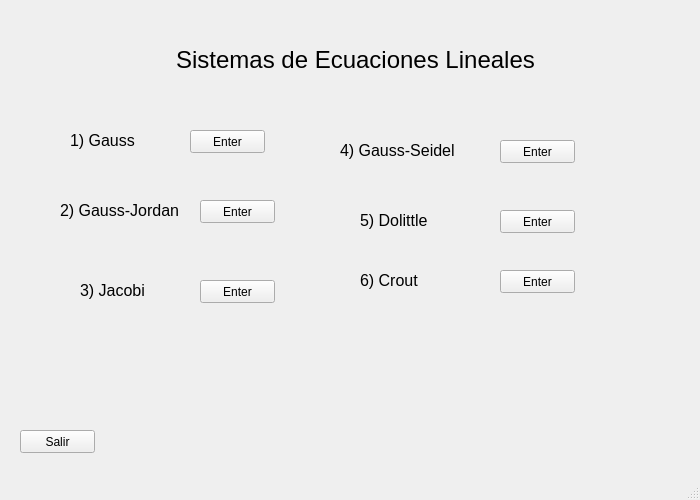
<?xml version="1.0" encoding="UTF-8"?>
<ui version="4.0">
 <class>menuSEL</class>
 <widget class="QMainWindow" name="menuSEL">
  <property name="geometry">
   <rect>
    <x>0</x>
    <y>0</y>
    <width>700</width>
    <height>500</height>
   </rect>
  </property>
  <property name="windowTitle">
   <string>MainWindow</string>
  </property>
  <widget class="QWidget" name="centralwidget">
   <widget class="QLabel" name="label_2">
    <property name="geometry">
     <rect>
      <x>170</x>
      <y>20</y>
      <width>371</width>
      <height>81</height>
     </rect>
    </property>
    <property name="text">
     <string>&lt;html&gt;&lt;head/&gt;&lt;body&gt;&lt;p align=&quot;center&quot;&gt;&lt;span style=&quot; font-size:18pt;&quot;&gt;Sistemas de Ecuaciones Lineales&lt;/span&gt;&lt;/p&gt;&lt;/body&gt;&lt;/html&gt;</string>
    </property>
   </widget>
   <widget class="QPushButton" name="pushButton">
    <property name="geometry">
     <rect>
      <x>20</x>
      <y>430</y>
      <width>75</width>
      <height>23</height>
     </rect>
    </property>
    <property name="text">
     <string>Salir</string>
    </property>
   </widget>
   <widget class="QLabel" name="label_3">
    <property name="geometry">
     <rect>
      <x>70</x>
      <y>120</y>
      <width>71</width>
      <height>41</height>
     </rect>
    </property>
    <property name="text">
     <string>&lt;html&gt;&lt;head/&gt;&lt;body&gt;&lt;p&gt;&lt;span style=&quot; font-size:12pt;&quot;&gt;1) Gauss&lt;/span&gt;&lt;/p&gt;&lt;/body&gt;&lt;/html&gt;</string>
    </property>
   </widget>
   <widget class="QLabel" name="label_4">
    <property name="geometry">
     <rect>
      <x>60</x>
      <y>190</y>
      <width>121</width>
      <height>41</height>
     </rect>
    </property>
    <property name="text">
     <string>&lt;html&gt;&lt;head/&gt;&lt;body&gt;&lt;p&gt;&lt;span style=&quot; font-size:12pt;&quot;&gt;2) Gauss-Jordan&lt;/span&gt;&lt;/p&gt;&lt;/body&gt;&lt;/html&gt;</string>
    </property>
   </widget>
   <widget class="QLabel" name="label_5">
    <property name="geometry">
     <rect>
      <x>80</x>
      <y>270</y>
      <width>71</width>
      <height>41</height>
     </rect>
    </property>
    <property name="text">
     <string>&lt;html&gt;&lt;head/&gt;&lt;body&gt;&lt;p&gt;&lt;span style=&quot; font-size:12pt;&quot;&gt;3) Jacobi&lt;/span&gt;&lt;/p&gt;&lt;/body&gt;&lt;/html&gt;</string>
    </property>
   </widget>
   <widget class="QLabel" name="label_6">
    <property name="geometry">
     <rect>
      <x>340</x>
      <y>130</y>
      <width>121</width>
      <height>41</height>
     </rect>
    </property>
    <property name="text">
     <string>&lt;html&gt;&lt;head/&gt;&lt;body&gt;&lt;p&gt;&lt;span style=&quot; font-size:12pt;&quot;&gt;4) Gauss-Seidel&lt;/span&gt;&lt;/p&gt;&lt;/body&gt;&lt;/html&gt;</string>
    </property>
   </widget>
   <widget class="QLabel" name="label_7">
    <property name="geometry">
     <rect>
      <x>360</x>
      <y>200</y>
      <width>81</width>
      <height>41</height>
     </rect>
    </property>
    <property name="text">
     <string>&lt;html&gt;&lt;head/&gt;&lt;body&gt;&lt;p&gt;&lt;span style=&quot; font-size:12pt;&quot;&gt;5) Dolittle&lt;/span&gt;&lt;/p&gt;&lt;/body&gt;&lt;/html&gt;</string>
    </property>
   </widget>
   <widget class="QLabel" name="label_8">
    <property name="geometry">
     <rect>
      <x>360</x>
      <y>260</y>
      <width>81</width>
      <height>41</height>
     </rect>
    </property>
    <property name="text">
     <string>&lt;html&gt;&lt;head/&gt;&lt;body&gt;&lt;p&gt;&lt;span style=&quot; font-size:12pt;&quot;&gt;6) Crout&lt;/span&gt;&lt;/p&gt;&lt;/body&gt;&lt;/html&gt;</string>
    </property>
   </widget>
   <widget class="QPushButton" name="pushButton_2">
    <property name="geometry">
     <rect>
      <x>190</x>
      <y>130</y>
      <width>75</width>
      <height>23</height>
     </rect>
    </property>
    <property name="text">
     <string>Enter</string>
    </property>
   </widget>
   <widget class="QPushButton" name="pushButton_3">
    <property name="geometry">
     <rect>
      <x>200</x>
      <y>200</y>
      <width>75</width>
      <height>23</height>
     </rect>
    </property>
    <property name="text">
     <string>Enter</string>
    </property>
   </widget>
   <widget class="QPushButton" name="pushButton_4">
    <property name="geometry">
     <rect>
      <x>200</x>
      <y>280</y>
      <width>75</width>
      <height>23</height>
     </rect>
    </property>
    <property name="text">
     <string>Enter</string>
    </property>
   </widget>
   <widget class="QPushButton" name="pushButton_5">
    <property name="geometry">
     <rect>
      <x>500</x>
      <y>140</y>
      <width>75</width>
      <height>23</height>
     </rect>
    </property>
    <property name="text">
     <string>Enter</string>
    </property>
   </widget>
   <widget class="QPushButton" name="pushButton_6">
    <property name="geometry">
     <rect>
      <x>500</x>
      <y>210</y>
      <width>75</width>
      <height>23</height>
     </rect>
    </property>
    <property name="text">
     <string>Enter</string>
    </property>
   </widget>
   <widget class="QPushButton" name="pushButton_7">
    <property name="geometry">
     <rect>
      <x>500</x>
      <y>270</y>
      <width>75</width>
      <height>23</height>
     </rect>
    </property>
    <property name="text">
     <string>Enter</string>
    </property>
   </widget>
  </widget>
  <widget class="QMenuBar" name="menubar">
   <property name="geometry">
    <rect>
     <x>0</x>
     <y>0</y>
     <width>700</width>
     <height>21</height>
    </rect>
   </property>
  </widget>
  <widget class="QStatusBar" name="statusbar"/>
 </widget>
 <resources/>
 <connections/>
</ui>
